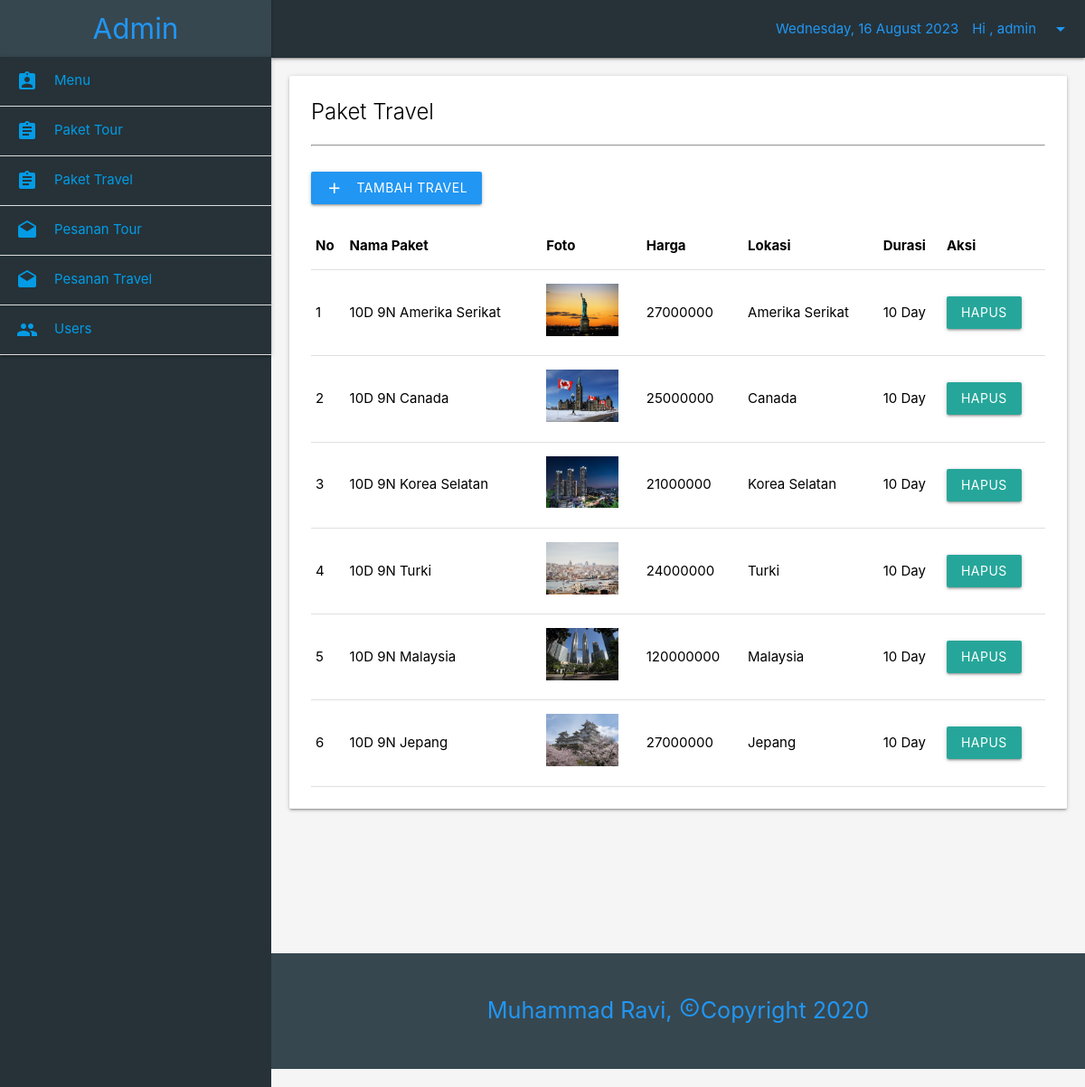
Screenshot of /admin/travel.php (signed in) with the database file from the repository.
### tables this page shows
CREATE TABLE `travel` (
  `id_travel` int(11) NOT NULL,
  `nama_travel` varchar(200) NOT NULL,
  `foto` varchar(255) NOT NULL,
  `harga` int(100) NOT NULL,
  `durasi` varchar(200) NOT NULL,
  `lokasi` varchar(200) NOT NULL
);

### admin/config.php (called while the page is built, shortened)
<?php
$koneksi = mysqli_connect("localhost", "root", "", "db_tour_travel");
function query($query) {
	global $koneksi;
	$result = mysqli_query($koneksi, $query);
	$rows = [];
	while ( $row = mysqli_fetch_assoc($result)) {
		$rows[] = $row;
	}
	return $rows;
}
 ?>

### admin/travel.php (the view, shortened to what this page needs)
<?php
require 'config.php';
$travel = query("SELECT * FROM travel");
 ?>
<!DOCTYPE html>
<html lang="en">
<head>
      <link rel="stylesheet" href="css/icon.css">
      <link type="text/css" rel="stylesheet" href="css/materialize.min.css"  media="screen,projection"/>
      <link rel="stylesheet" type="text/css" href="css/style.css?=1.1">
</head>
<body class="grey lighten-4">
    <div class="row">
        <?php include('sidebar.php'); ?>
      <div class="col s9" style="padding-right: 0; padding-left: 0; /*height: 992px;*/ float: right;">
        <?php include('nav.php'); ?>
        <div class="travel" style="margin-left: 20px;margin-right: 20px; margin-top: 20px;">
        <div class="card white">
        <div class="card-content black-text">
          <span class="card-title" style="margin-bottom: 20px;">Paket Travel</span>
          <hr>
          <a href="tambahtravel.php" class="waves-effect waves-light btn blue" style="margin-top: 20px; margin-bottom: 20px;"><i class="material-icons left">add</i>Tambah Travel</a>
          <table class="responsive-table">
        <thead>
          <tr>
              <th>No</th>
              <th>Nama Paket</th>
              <th>Foto</th>
              <th>Harga</th>
              <th>Lokasi</th>
              <th>Durasi</th>
              <th>Aksi</th>
          </tr>
        </thead>
        <tbody>
          <?php $i =1; ?>
          <?php foreach( $travel as $data) : ?>
          <tr>
            <td><?php echo $i; ?></td>
            <td><?php echo $data["nama_travel"]; ?></td>
            <td><img class="responsive-img" width="80px" height="80px" src="travel/<?php echo $data["foto"]; ?>"></td>
            <td><?php echo $data["harga"]; ?></td>
            <td><?php echo $data["lokasi"]; ?></td>
            <td><?php echo $data["durasi"]; ?></td>
            <td><a href="hapustravel.php?id=<?php echo $data["id_travel"]; ?>" class="waves-effect waves-light btn">Hapus</a>
          </tr>
          <?php $i++; ?>
        <?php endforeach; ?>
        </tbody>
      </table>
        </div>
      </div>
      </div>
        <?php include('footer.php'); ?>
      </div>
    </div>
</body>
</html>

### rows the page displays
travel: nama_travel "10D 9N Amerika Serikat", foto (picture), harga "27000000", lokasi "Amerika Serikat", durasi "10 Day"
travel: nama_travel "10D 9N Canada", foto (picture), harga "25000000", lokasi "Canada", durasi "10 Day"
travel: nama_travel "10D 9N Korea Selatan", foto (picture), harga "21000000", lokasi "Korea Selatan", durasi "10 Day"
travel: nama_travel "10D 9N Turki", foto (picture), harga "24000000", lokasi "Turki", durasi "10 Day"
travel: nama_travel "10D 9N Malaysia", foto (picture), harga "120000000", lokasi "Malaysia", durasi "10 Day"
travel: nama_travel "10D 9N Jepang", foto (picture), harga "27000000", lokasi "Jepang", durasi "10 Day"

### other values shown
$_SESSION["admin"] "admin"
